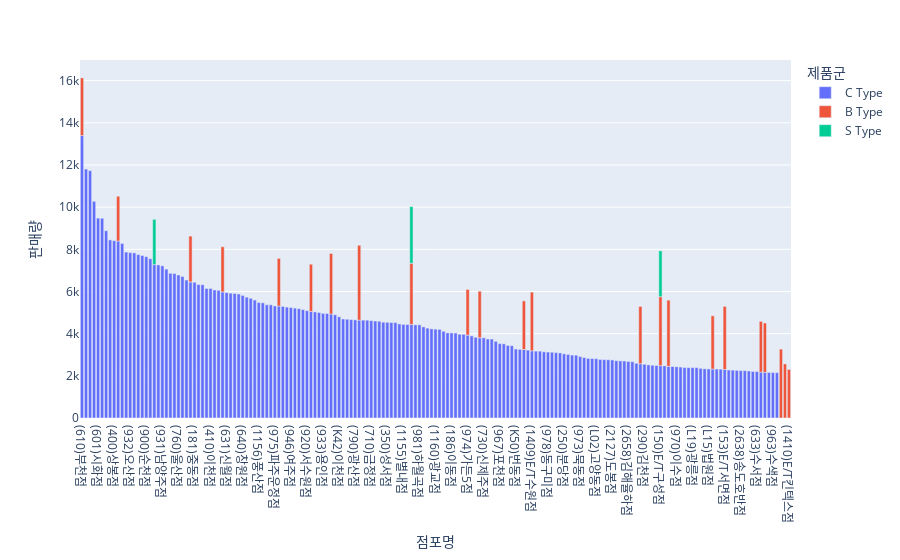

Notebook code cell kept with this figure:
### Code cell
fig = px.bar(mart_total_top200, x='점포명', y='판매량', color='제품군')
fig.show()

### Figure 1 — Plotly figure (JSON) as saved in the notebook; plotly's stock layout.template omitted (floating-point values rounded to 4 significant figures; data arrays with more than 128 entries replaced by an {"elided": "..."} marker saying what was removed)
{"data": [{"alignmentgroup": "True", "hovertemplate": "제품군=C Type<br>점포명=%{x}<br>판매량=%{y}<extra></extra>", "legendgroup": "C Type", "marker": {"color": "#636efa"}, "name": "C Type", "offsetgroup": "C Type", "orientation": "v", "showlegend": true, "textposition": "auto", "type": "bar", "x": {"elided": "174 str values"}, "xaxis": "x", "y": {"elided": "174 int values"}, "yaxis": "y"}, {"alignmentgroup": "True", "hovertemplate": "제품군=B Type<br>점포명=%{x}<br>판매량=%{y}<extra></extra>", "legendgroup": "B Type", "marker": {"color": "#EF553B"}, "name": "B Type", "offsetgroup": "B Type", "orientation": "v", "showlegend": true, "textposition": "auto", "type": "bar", "x": ["(959)목동점", "(150)E/T구성점", "(1413)E/T스타필드고양점", "(1412)E/T스타필드하남점", "(153)E/T서면점", "(930)죽전점", "(151)E/T송림점", "(1409)E/T수원점", "(610)부천점", "(1417)E/T월계점", "(1419)E/T스타필드명지점", "(152)E/T월평점", "(1418)E/T스타필드부천점", "(1414)E/T군포점", "(936)동백점", "(1410)E/T킨텍스점", "(934)서귀포점", "(650)명일점", "(979)마포공덕점", "(947)동탄점", "(974)가든5점", "(480)월배점", "(380)가양점"], "xaxis": "x", "y": [3548, 3267, 3267, 3137, 2991, 2904, 2870, 2783, 2734, 2716, 2565, 2522, 2408, 2338, 2305, 2301, 2258, 2239, 2207, 2174, 2166, 2140, 2122], "yaxis": "y"}, {"alignmentgroup": "True", "hovertemplate": "제품군=S Type<br>점포명=%{x}<br>판매량=%{y}<extra></extra>", "legendgroup": "S Type", "marker": {"color": "#00cc96"}, "name": "S Type", "offsetgroup": "S Type", "orientation": "v", "showlegend": true, "textposition": "auto", "type": "bar", "x": ["(930)죽전점", "(150)E/T구성점", "(470)성수점"], "xaxis": "x", "y": [2686, 2174, 2147], "yaxis": "y"}], "layout": {"barmode": "relative", "legend": {"title": {"text": "제품군"}, "tracegroupgap": 0}, "margin": {"t": 60}, "xaxis": {"anchor": "y", "domain": [0, 1], "title": {"text": "점포명"}}, "yaxis": {"anchor": "x", "domain": [0, 1], "title": {"text": "판매량"}}}}
